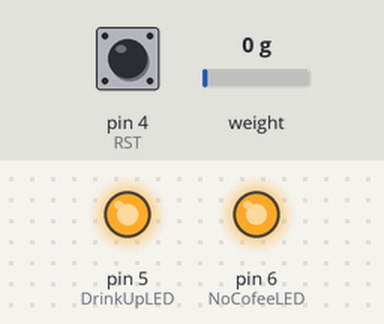
A sketch run on a simulated Arduino Uno, built with avr-gcc and run on an emulated ATmega328P. Parts: output pins drawn as LEDs (lit = HIGH). The inputs (shaded band) are chosen by the test bench; at power-on: weight on the scale 0 g, pin 4 (RST) HIGH. Random numbers use the default seed unless the sketch sets one.

Above: at 7.5 s.
7.6 s: weight on the scale set to 3 g
9.1 s: weight on the scale set to 6 g
At 10.0 s:
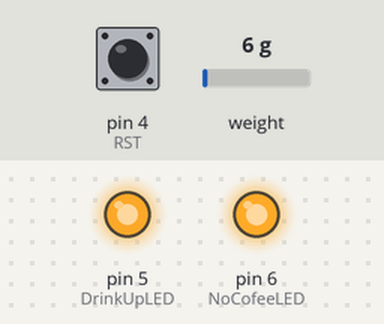
12.2 s: pin 4 (RST) pulled LOW for 0.5 s
At 12.9 s:
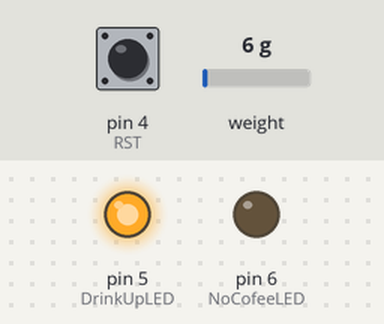
Timing chart, 0 to 20.5 s (numbered marks = the images above; inputs shaded):
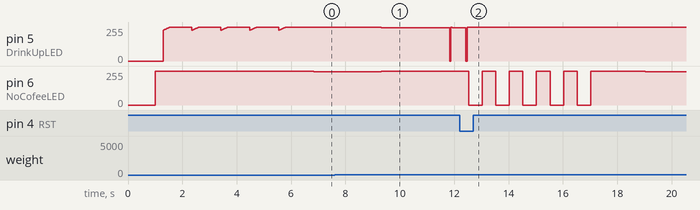

The sketch:

LoadCell_CoffeeCoaster.ino
```cpp
#include "Arduino.h"
#include "HX711.h"

#define RST 4
#define DOUT  3
#define CLK  2
#define NoCofeeLED 6
#define DrinkUpLED 5
#define delayBetweenFlashes 60000
bool isDebug = false;

// Create our LoadCell object
HX711 scale(DOUT, CLK);

// Calibration magic number for Load Cell
float calibration_factor = -2680.00;
unsigned long time;

// Empty Coffee Cup Timer
unsigned long emptyCoffeeCup;
unsigned long noCoffeeDelayBetweenFlashesMs;

// forward declarations
void pulsateLED(int whichLED, int msDelay = 10, int times = 3);
void showClearEmptyCup(int show = 1);

// ----------------------------------------------------------------------------
// One size fits all Serial Monitor debugging messages
// ----------------------------------------------------------------------------
template<typename T>
void debugPrint(T printMe, bool newLine = false) {
	if (isDebug) {
		if (newLine) {
			Serial.println(printMe);
		}
		else {
			Serial.print(printMe);
		}
		Serial.flush();
	}
}

// --------------------------------------------------------------------------------------
// SET UP	SET UP   SET UP   SET UP   SET UP   SET UP   SET UP   SET UP   SET UP
// --------------------------------------------------------------------------------------
void setup() {
	Serial.begin(9600);
	debugPrint("Coffee Cup Load Cell v1.5.0 19 August 2016", true);

	scale.set_scale();
	scale.tare();  //Reset the scale to 0

	// Reset pin (to re-zero the weight not reset the board!)
	pinMode(RST, INPUT_PULLUP);

	// LED output pins (PWM), initially OFF (HIGH)
	pinMode(NoCofeeLED, OUTPUT);
	digitalWrite(NoCofeeLED, HIGH);

	pinMode(DrinkUpLED, OUTPUT);
	digitalWrite(DrinkUpLED, HIGH);

	// Acknowledge all OK, pulse output a few times
	pulsateLED(DrinkUpLED, 1, 5);

	// Seed the Randomise function otherwise same sequence each run
	randomSeed(analogRead(0));

	// Initialise empty coffee cup timer: [hrs x] mins x secs x ms
	emptyCoffeeCup = millis();
	noCoffeeDelayBetweenFlashesMs = (long) 15 * 60 * 1000;
}

// --------------------------------------------------------------------------------------
// LOOP    LOOP    LOOP    LOOP    LOOP    LOOP    LOOP    LOOP    LOOP    LOOP     LOOP
// --------------------------------------------------------------------------------------
void loop() {

	// Call the weight measurement routine
	float weight = getWeight();

	debugPrint("Reading: ");
	debugPrint(weight);
	debugPrint(" g", true);

	// If weight above X grams (coffee in cup and on coaster) flash LED every X seconds
	if (weight >= 5.0) {
		debugPrint("Coffee in cup - LED flash?", true);

		// Clear down EmptyCup dim red and CoffeStillInCup dim yellow
		showClearEmptyCup(0);
		showClearCoffeeStillInCup(0);

		if (millis() - time > delayBetweenFlashes) {
			debugPrint("It's been a minute or so - flash LED", true);
			for (int cnt = 0; cnt < 20; cnt++) {
				digitalWrite(DrinkUpLED, !digitalRead(DrinkUpLED));
				delay(100);
			}

			// Update our snapshot time so we start the next minute
			time = millis();
		}
		else if (random(300) < 10) {
			debugPrint("Just a random - flash LED", true);
			for (int cnt = 0; cnt < 2; cnt++) {
				digitalWrite(DrinkUpLED, !digitalRead(DrinkUpLED));
				delay(50);
			}
		}

		// Permanent dim yellow light to show coffee getting cold
		showClearCoffeeStillInCup(1);
	}
	// Just pulsate the RED LED as long as cup still on coaster
	else if (!(weight < -5.0)) {
		if (millis() > emptyCoffeeCup + noCoffeeDelayBetweenFlashesMs) {
			debugPrint("Empty coffee cup, pulsate RED led", true);

			// Clear any permanent reminder levels
			showClearEmptyCup(0);
			showClearCoffeeStillInCup(0);

			pulsateLED(NoCofeeLED, 7, 5);
			emptyCoffeeCup = millis();
			showClearEmptyCup(1);
		}
		else
		// Empty coffee cup but not time for an empty coffee cup reminder yet
		{
			debugPrint("Empty coffee cup - reminder in ");
			debugPrint(((emptyCoffeeCup + noCoffeeDelayBetweenFlashesMs) - millis()) / 1000);
			debugPrint(" seconds", true);

			// Set Empty Cup dim level
			showClearEmptyCup(1);
			showClearCoffeeStillInCup(0);
		}
	}
	// if cup has been lifted off the coaster reset the 1 minute timer
	else {
		// Clear down Empty Cup dim levels
		showClearEmptyCup(0);
		showClearCoffeeStillInCup(0);

		debugPrint("Coffee cup not on coaster - resetting reminder timer", true);
		time = millis();
	}

	// Has user requested a Zero Reset?
	debugPrint("Checking RST request", true);
	int rstRequest = digitalRead(RST);
	if (rstRequest == LOW) {
		debugPrint("Resetting ZERO value - LED flash", true);

		// Clear any permanent reminder dim levels
		showClearEmptyCup(0);
		showClearCoffeeStillInCup(0);

		for (int cnt = 0; cnt < 10; cnt++) {
			digitalWrite(NoCofeeLED, !digitalRead(NoCofeeLED));
			delay(500);
		}
		scale.set_scale();
		scale.tare();
	}
}

// Common weight retrieval routine
float getWeight() {
	//Adjust to this calibration factor
	scale.set_scale(calibration_factor);

	// Read an average of X readings
	debugPrint("Reading weight", true);
	float weight = scale.get_units(5);

	// An intermediate weight value that we round according to some rules
	int netWeight = 0;

	// Make scale more sensitive at lower end
	// Weight > X then just round to nearest integer
	if (weight >= 5.0) {
		netWeight = (weight * 10.0);
		weight = (int) (0.5 + (netWeight / 10.0));
	}
	// Weight < Y then call it zero
	else if (weight > -0.01 && weight <= 0.01) {
		weight = 0;
	}
	// Any other weight will have 1 dec. place of precision
	else {
		netWeight = (weight * 10.0);
		weight = (netWeight / 10.0);
	}

	return weight;
}

// LED pulser with slow-down towards end of fade (otherwise stops abruptly)
void pulsateLED(int whichLED, int msDelay, int times) {
// Acknowledge all OK, pulse output 3 times
// NB output is LOW for LED to be ON (Arduino SINKS current here via PWM)
	for (int cnt = 0; cnt < times; cnt++) {

		// Fade UP
		for (int pwm = 255; pwm > 100; pwm--) {
			analogWrite(whichLED, pwm);
			delay(msDelay);
		}

		// Fade DOWN
		for (int pwm = 100; pwm <= 255; pwm++) {
			analogWrite(whichLED, pwm);
			// Delay more at the end of the fade
			delay(msDelay + (pwm > 230 ? 10 : 0));
		}

		// Stop the flashing if the cup is now off the coaster or there is suddenly
		// coffee in the cup
		float currWeight = getWeight();
		if (currWeight > 5.0 || currWeight < -5.0) return;
	}
}

// Low level permanent red if cup is empty
void showClearEmptyCup(int show) {
	analogWrite(NoCofeeLED, show == 1 ? 250 : 255);
}

// Low level permanent yellow if coffee still in cup
void showClearCoffeeStillInCup(int show) {
	analogWrite(DrinkUpLED, show == 1 ? 250 : 255);
}
```

Measured:
- after the input at 7.6 s, every drawn part: stays the same
- after the input at 9.1 s, pin 5 (DrinkUpLED): 255/255 → 250/255 after 0.23 s; pin 6 (NoCofeeLED): 250/255 → 255/255 after 0.23 s
- after the input at 12.2 s, pin 6 (NoCofeeLED): 255/255 → 0/255 after 0.33 s, → 255/255 0.50 s later, → 0/255 0.50 s later, → 255/255 0.50 s later, … (11 changes in this stretch)
